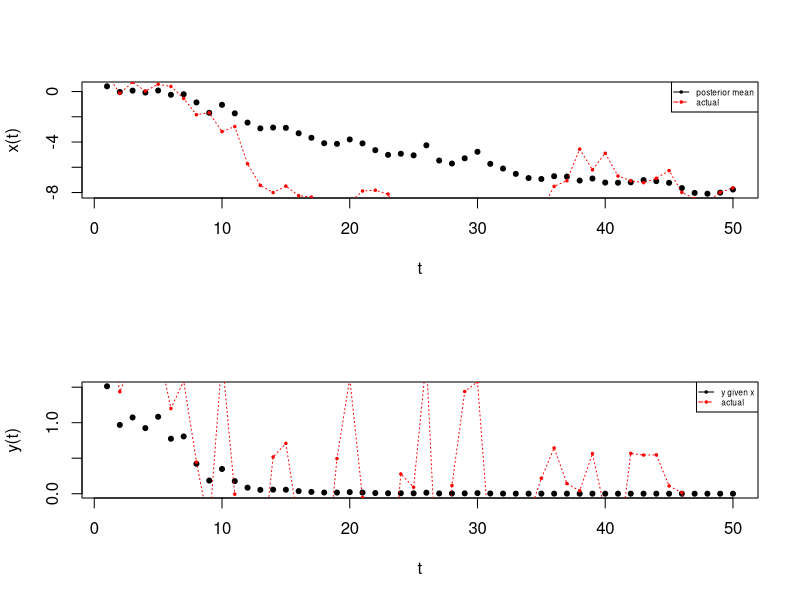

Reproduce this figure in R.
bf <- function(ys, draw_xs, draw_weights, M) {
    # BF implementation in 1 dimension
    #
    # params:
    #   ys:           time series \in R^{T x 1}
    #   draw_xs:      draws M particles from p(x_t | x_t-1)
    #   draw_weights: returns probability vector based on the likelihood p(y_t | x_t)
    #   M:            number of particles to draw
    T <- length(ys)

    # ps = particles
    # there is some arbitrariness in the initial particle choice
    prev_ps <- draw_xs(rep(0, M))
    ps <- matrix(, nrow=M, ncol = T)

    for(i in 1:T) {
        new_ps <- draw_xs(prev_ps)
        ws <- draw_weights(ys[i], new_ps)
        new_ps_weighted <- sample(new_ps, size=M, replace=TRUE, prob=ws)

        prev_ps <- new_ps_weighted
        ps[, i] <- prev_ps
    }
    ps
}

test <- function() {
    T <- 50
    M <- 1000
    sigma2x <- 1
    sigmax <- sqrt(sigma2x)
    sigma2y <- 1
    sigmay <- sqrt(sigma2y)
    eps <- rnorm(T, mean = 0, sd = sigmax)
    nu <- rnorm(T, mean = 0, sd = sigmay)

    g <- function(x) {
        exp(x)
    }

    xsreal <- cumsum(eps)
    ys <- g(xsreal) + nu

    draw_xs <- function(prev_xs) {
        prev_xs + rnorm(M, mean = 0, sd = sigmax)
    }

    draw_weights <- function(y, xs) {
        w <- dnorm(y, mean = g(xs), sd = sigmay)
        w <- w / sum(w)
        w
    }

    particles <- bf(ys, draw_xs, draw_weights, M)

    xs_post_means <- colMeans(particles)

    minmax <- function(x) {
        c(min(x), max(x))
    }

    add_legend <- function(...) {
    }

    par(oma=c(0, 0, 0, 0), mfrow=c(2, 1), new=TRUE)
    plot(1:T,
         xs_post_means,
         col='black',
         pch=20,
         cex=1,
         ylim=minmax(xs_post_means),
         xlab='t',
         ylab='x(t)')
    points(1:T, xsreal, col='red', pch=20, cex=0.5)
    lines(spline(1:T, xsreal, n=T), col='red', lty='dotted')
    legend("topright",
           legend=c("posterior mean", "actual"),
           col=c('black', 'red'),
           lty=1:2,
           cex=0.5,
           pch=20)

    yhat <- g(xs_post_means)
    plot(1:T,
         yhat,
         col='black',
         pch=20,
         cex=1,
         ylim=minmax(yhat),
         xlab='t',
         ylab='y(t)')
    points(1:T, ys, col='red', pch=20, cex=0.5)
    lines(spline(1:T, ys, n=T), col='red', lty='dotted')
    legend("topright",
           legend=c("y given x", "actual"),
           col=c('black', 'red'),
           lty=1:2,
           cex=0.5,
           pch=20)

}

test()